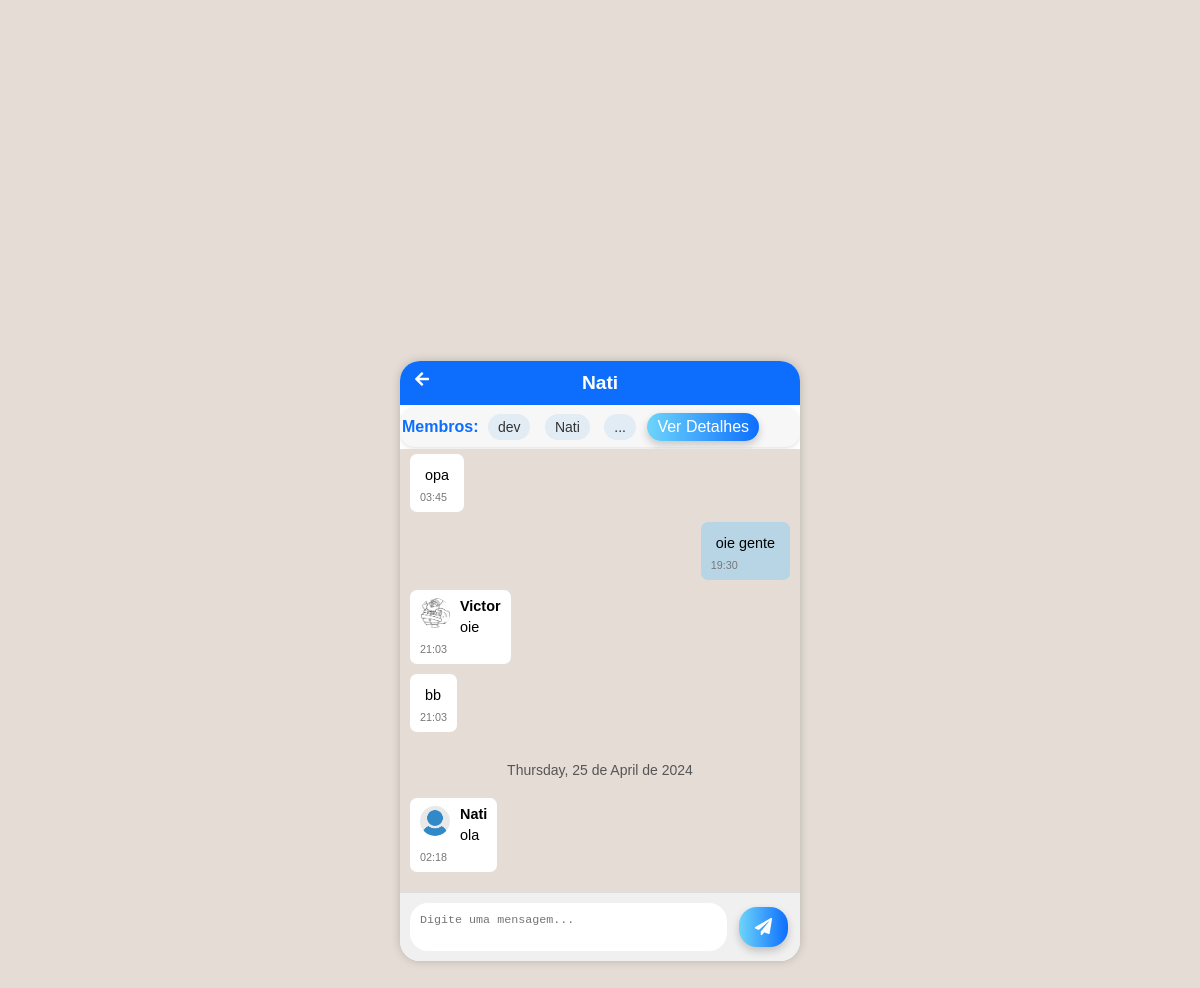
/chat_group.php?group_id=4 (signed in), run on the app's committed database.
### tables this page shows
CREATE TABLE `groups` (
  `group_id` int(11) NOT NULL,
  `group_name` varchar(255) NOT NULL,
  `created_by` int(11) NOT NULL,
  `created_at` datetime NOT NULL DEFAULT current_timestamp()
);

CREATE TABLE `users` (
  `user_id` int(11) NOT NULL,
  `name` varchar(255) NOT NULL,
  `username` varchar(255) NOT NULL,
  `password` varchar(1000) NOT NULL,
  `p_p` varchar(255) DEFAULT 'user-default.png',
  `visto` timestamp NOT NULL DEFAULT current_timestamp(),
  `hobbies` text DEFAULT NULL,
  `profession` varchar(255) DEFAULT NULL,
  `age` int(11) DEFAULT NULL,
  `biography` text DEFAULT NULL
);

CREATE TABLE `group_chats` (
  `group_chat_id` int(11) NOT NULL,
  `group_id` int(11) NOT NULL,
  `from_id` int(11) NOT NULL,
  `message` text NOT NULL,
  `opened` tinyint(1) NOT NULL DEFAULT 0,
  `created_at` datetime NOT NULL DEFAULT current_timestamp()
);

### chat_group.php (the view, shortened to what this page needs)
<?php
include 'app/db.conn.php';
$userId = $_SESSION['user_id'];
$groupId = $_GET['group_id'] ?? null;
$groupName = getGroupName($groupId, $conn);
function getGroupChats($groupId, $conn) {
    $stmt = $conn->prepare("SELECT group_chats.*, users.name, users.p_p FROM group_chats JOIN users ON group_chats.from_id = users.user_id WHERE group_id = ? ORDER BY created_at ASC");
    $stmt->execute([$groupId]);
    return $stmt->fetchAll(PDO::FETCH_ASSOC);
}
function getGroupName($groupId, $conn) {
    $stmt = $conn->prepare("SELECT group_name FROM groups WHERE group_id = ?");
    $stmt->execute([$groupId]);
    return $stmt->fetch(PDO::FETCH_ASSOC)['group_name'];
}
function getGroupMembers($groupId, $conn) {
    $stmt = $conn->prepare("SELECT users.name FROM users JOIN group_members ON users.user_id = group_members.user_id WHERE group_members.group_id = ?");
    $stmt->execute([$groupId]);
    return $stmt->fetchAll(PDO::FETCH_ASSOC);
}
$groupMembers = getGroupMembers($groupId, $conn);
$groupChats = getGroupChats($groupId, $conn);
function isNewDay($currentDate, $lastDate) {
    return $lastDate === null || $currentDate->format('Y-m-d') !== $lastDate->format('Y-m-d');
}
$lastDate = null;
?>
<!DOCTYPE html>
<html lang="pt-br">
<head>
    <link rel="stylesheet" href="https://cdnjs.cloudflare.com/ajax/libs/font-awesome/5.15.3/css/all.min.css">
    </head>
    <body>
    <div class="chat-container">
    <div class="chat-header">
    <a href="grupos.php" class="back-arrow"><i class="fas fa-arrow-left"></i></a>
    <h1><?= htmlspecialchars($groupName) ?></h1>
    <a href="grupos.php" class="back-arrow"></a>
</div>
<div class="group-members">
            <strong>Membros:</strong>
            <?php $count = 0; ?>
            <?php foreach ($groupMembers as $member): ?>
                <?php if ($count < 2): ?>
                    <span><?= htmlspecialchars($member['name']) ?></span>
                <?php endif; ?>
                <?php $count++; ?>
            <?php endforeach; ?>
            <?php if ($count > 2): ?>
                <span>...</span>
            <?php endif; ?>
            <button onclick="document.getElementById('groupModal').style.display='block'">Ver Detalhes</button>
        </div>
        <div class="messages">
        <?php
$lastUserId = null;
foreach ($groupChats as $chat):
    $currentDate = new DateTime($chat['created_at']);
    if (isNewDay($currentDate, $lastDate)) {
        echo '<div class="date-separator">' . strftime('%A, %d de %B de %Y', $currentDate->getTimestamp()) . '</div>';
        $lastDate = $currentDate;
    }
    ?>
    <div class="message <?= $chat['from_id'] == $userId ? 'sent' : 'received' ?>">
        <?php if ($chat['from_id'] != $userId): ?>
            <?php if ($lastUserId != $chat['from_id']): ?>
                <?php if (!empty($chat['p_p'])): ?>
                    <img src="uploads/perfis/<?= htmlspecialchars($chat['p_p']) ?>" alt="Foto de perfil" class="profile-pic">
                <?php endif; ?>
                <span class="user"><?= htmlspecialchars($chat['name']) ?></span>
            <?php endif; ?>
        <?php endif; ?>
        <div class="text"><?= htmlspecialchars($chat['message']) ?></div>
        <span class="time"><?= $currentDate->format('H:i') ?></span>
    </div>
    <?php
    $lastUserId = $chat['from_id'];
endforeach;
?>
</div>
        <form action="" method="post">
    <textarea name="message" placeholder="Digite uma mensagem..."></textarea>
    <button type="submit"><i class="fas fa-paper-plane"></i></button>
</form>
    </div>
</body>
</html>

### chat_group.php (style rules this page uses)
body { font-family: 'Arial', sans-serif; background-color: #e5ddd5; display: flex; align-items: center; justify-content: center; height: 100vh; margin: 0; }
.chat-container { width: 100%; max-width: 400px; height: 600px; border-radius: 20px; box-shadow: 0 0 10px rgba(0, 0, 0, 0.2); overflow: hidden; display: flex; flex-direction: column; background-color: #fff; }
.chat-header { background-color: #0d6efd; color: #fff; padding: 10px 15px; display: flex; align-items: center; justify-content: space-between; }
.chat-header h1 { font-size: 1.2em; margin: 0; }
.chat-header .back-arrow { background-image: url('caminho/para/imagem/seta.png'); width: 24px; height: 24px; background-size: cover; cursor: pointer; }
.messages { display: flex; flex-direction: column; overflow-y: auto; padding: 10px; background-color: #e5ddd5; }
.message { padding: 8px 10px; border-radius: 7px; word-wrap: break-word; font-size: 0.9em; margin-bottom: 10px; width: fit-content; max-width: 80%; }
.message.sent { background-color: #b7d5e5; align-self: flex-end; float: right; clear: both; }
.message.received { background-color: #fff; align-self: flex-start; float: left; clear: both; }
.message .user { font-weight: bold; margin-bottom: 2px; }
.message .text { background-color: inherit; padding: 5px; border-radius: 7px; word-wrap: break-word; max-width: 100%; }
.message .time { align-self: flex-end; font-size: 0.75em; color: #777; margin-top: 2px; }
form { margin-top: auto; display: flex; padding: 10px; background-color: #f0f0f0; border-top: 1px solid #ddd; }
form textarea { flex: 1; margin-right: 10px; border: none; border-radius: 18px; padding: 10px; resize: none; font-size: 0.9em; }
form button { background-color: #0d6efd; border: none; padding: 8px 16px; border-radius: 18px; color: #fff; cursor: pointer; font-size: 0.9em; }
.back-arrow i, form button i { color: #fff; }
form button { display: flex; align-items: center; justify-content: center; }
form button i { font-size: 1.2em; }
.profile-pic { width: 30px; height: 30px; border-radius: 50%; margin-right: 10px; float: left; }
.group-members span { display: inline-block; margin-right: 5px; }
button { background: linear-gradient(to right, #6dd5fa, #0d6efd); border: none; color: white; padding: 5px 10px; text-align: center; text-decoration: none; display: inline-block; font-size: 16px; margin: 4px 2px; cursor: pointer; border-radius: 25px; box-shadow: 0 4px 8px 0 rgba(0,0,0,0.2); transition: 0.3s; }
.group-members { background-color: #f7f7f7; border-radius: 15px; padding: 2px; margin: 2px 0; box-shadow: 0 2px 4px rgba(0, 0, 0, 0.1); }
.group-members strong { color: #0d6efd; font-weight: bold; }
.group-members span { display: inline-block; background-color: #e1ecf4; border-radius: 15px; padding: 5px 10px; margin: 5px; font-size: 14px; color: #333; }
.date-separator { text-align: center; margin: 20px 0; color: #555; font-size: 14px; }

### data on the page
groups: group_name "Nati"
users: name "dev"
users: name "Nati"
group_chats: message "opa", format "03:45"
group_chats: message "oie gente", format "19:30"
group_chats: from.p_p (picture), from.name "Victor", message "oie", format "21:03"
group_chats: message "bb", format "21:03"
group_chats: Timestamp "Thursday, 25 de April de 2024", from.p_p (picture), from.name "Nati", message "ola", format "02:18"
